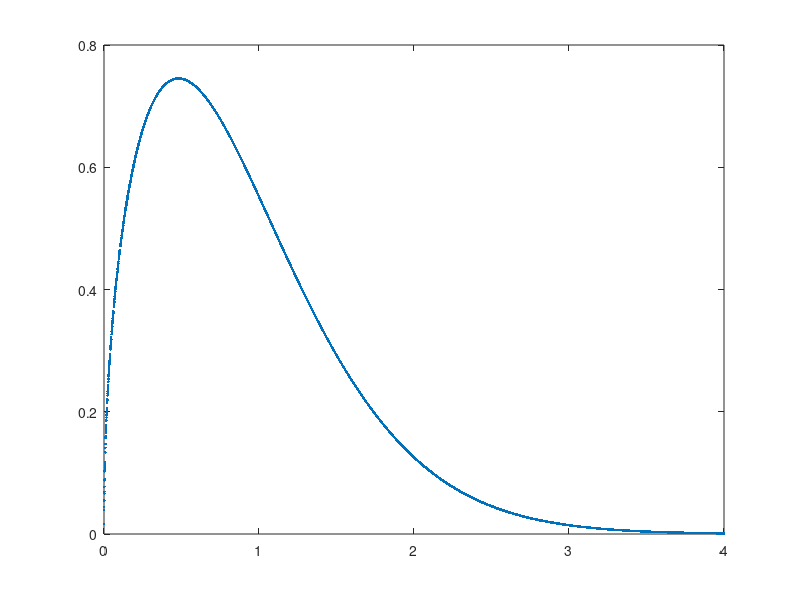
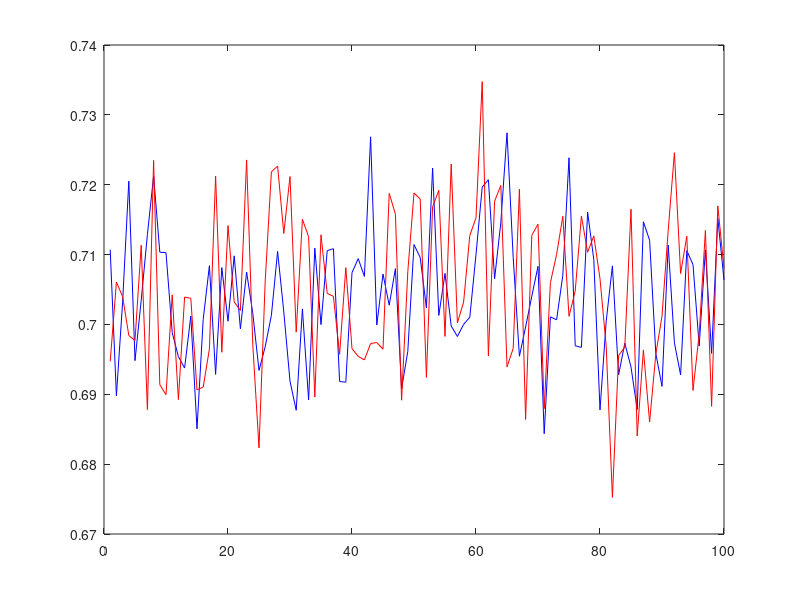

Recreate these plots in MATLAB, in order.
%q2sol

clear all
close all
clc
%%%%%%%%%%%%%%%%%
%a)
%  estimation of integral(x exp(x^2)) in range of 0-1 (this is a Monte
%  Carlso integration)
gamma=1.5; beta=1;
n=10000;
xrange=4; %good app. of x in the pdf (you can plot the pdf to observe the range of x)
xx=xrange*rand(n,1); 
f1=(gamma/beta)*(xx).^(gamma-1).*exp(-(xx.^gamma)/beta);
Px=sum(f1)*xrange/n
figure,plot(xx,f1,'.')
%%%%%%%%%%%%%%%%%%%%%%%%%
%b)
tp1=find(xx<=0.45);
Px1=sum(f1(tp1))*xrange/n

tp2=find(xx<=2.25);
Px2=sum(f1(tp2))*xrange/n

P=Px2-Px1
%%%%%%%%%%%%%%%%%%%%%%%%%%%
%c)
gamma=1.5; beta=1;
n=10000;
xrange=4;
Pv=[];
for kk=1:100
    xx=xrange*rand(n,1); 
    f2=(gamma/beta)*(xx).^(gamma-1).*exp(-(xx.^gamma)/beta);
    %%%%%%%%
    tp1=find(xx<=0.45);
    Px1=sum(f2(tp1))*xrange/n;

    tp2=find(xx<=2.25);
    Px2=sum(f2(tp2))*xrange/n;

    P=Px2-Px1;
    Pv=[Pv,P];
end
mean(Pv)
std(Pv)
cv=var(Pv)/mean(Pv)
%%%%%%%%%%%%%%%%%%%%%%%%%%%%%
%d
gamma=1.5; beta=1;
n=10000/2;
xrange=4;
Pva=[];
for kk=1:100
    xx=xrange*rand(n,1); 
    f3=(gamma/beta)*(xx).^(gamma-1).*exp(-(xx.^gamma)/beta);
    %%%
    tp1=find(xx<=0.45);
    Px1a=sum(f3(tp1))*xrange/n;
    %antithetic 
    xx=xrange*(1-rand(n,1)); 
    f3=(gamma/beta)*(xx).^(gamma-1).*exp(-(xx.^gamma)/beta);
    %%%
    tp1=find(xx<=0.45);
    Px1b=sum(f3(tp1))*xrange/n;
    %%%
    Px1=(Px1a+Px1b)/2;
    %%%%%%%%%%%%%%%%%%%%%%%%%%%%%%%
    tp2=find(xx<=2.25);
    Px2a=sum(f3(tp2))*xrange/n;
    %antithetic 
    xx=xrange*(1-rand(n,1)); 
    f3=(gamma/beta)*(xx).^(gamma-1).*exp(-(xx.^gamma)/beta);
    %%%
    tp2=find(xx<=2.25);
    Px2b=sum(f3(tp2))*xrange/n;
    %%%
    Px2=(Px2a+Px2b)/2;


    P=Px2-Px1;
    Pva=[Pva,P];
end
mean(Pva)
std(Pva)
cv=var(Pva)/mean(Pva)
figure,plot(Pv,'b'), hold on, plot(Pva,'r')

diffMean=mean(Pva)-mean(Pv)
diffStd=std(Pva)-std(Pv)
















 